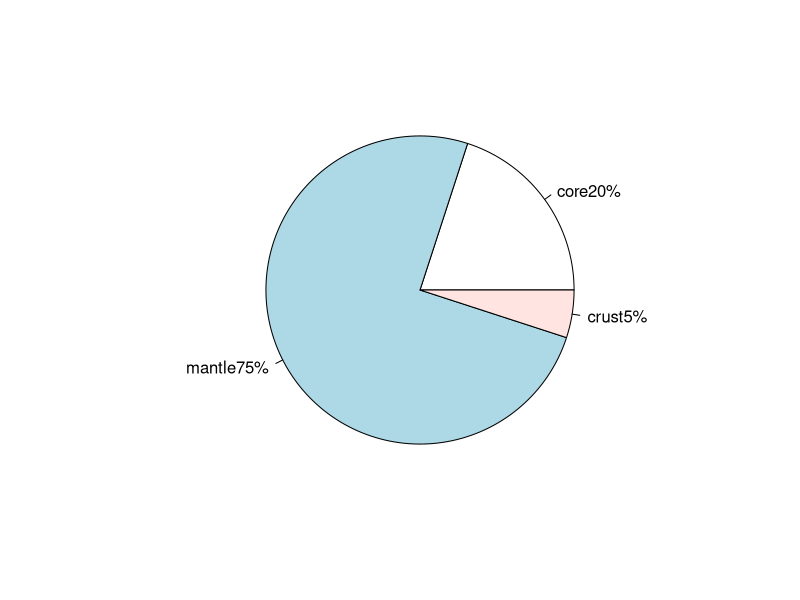

Generate this figure with R:
## ---- chunk 1
pie(c(20,75,5),label=c("core20%","mantle75%","crust5%"))
